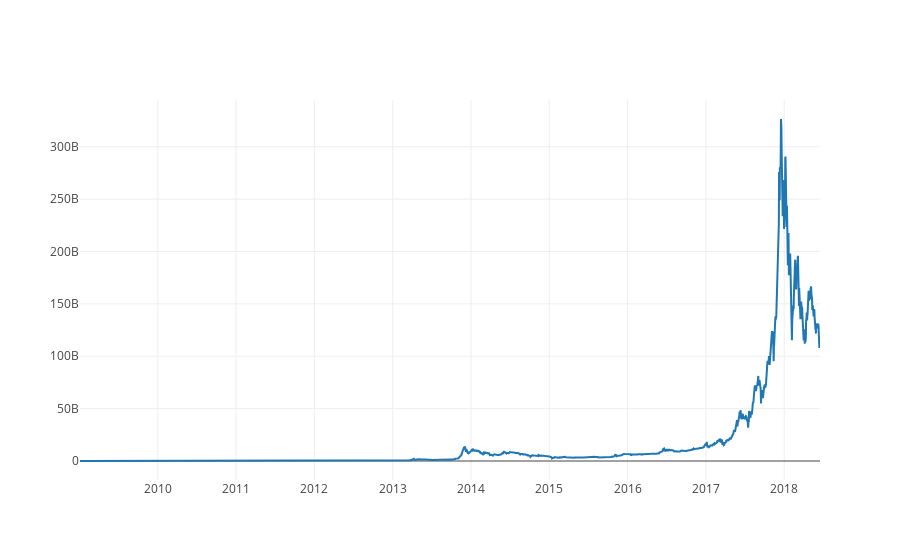

Notebook source saved alongside this figure:
### Code cell
# Gráfico de la capitalización del mercado del bitcoin
capitalization_btc = go.Scatter(x=market_capitalization_btc.index, y=market_capitalization_btc.Value)
py.iplot([capitalization_btc])

### Figure 1 — Plotly figure (JSON) as saved in the notebook; plotly's stock layout.template omitted (floating-point values rounded to 4 significant figures; data arrays with more than 128 entries replaced by an {"elided": "..."} marker saying what was removed)
{"data": [{"type": "scatter", "x": {"elided": "3453 str values"}, "y": {"elided": "3453 float values"}}], "layout": {}}
